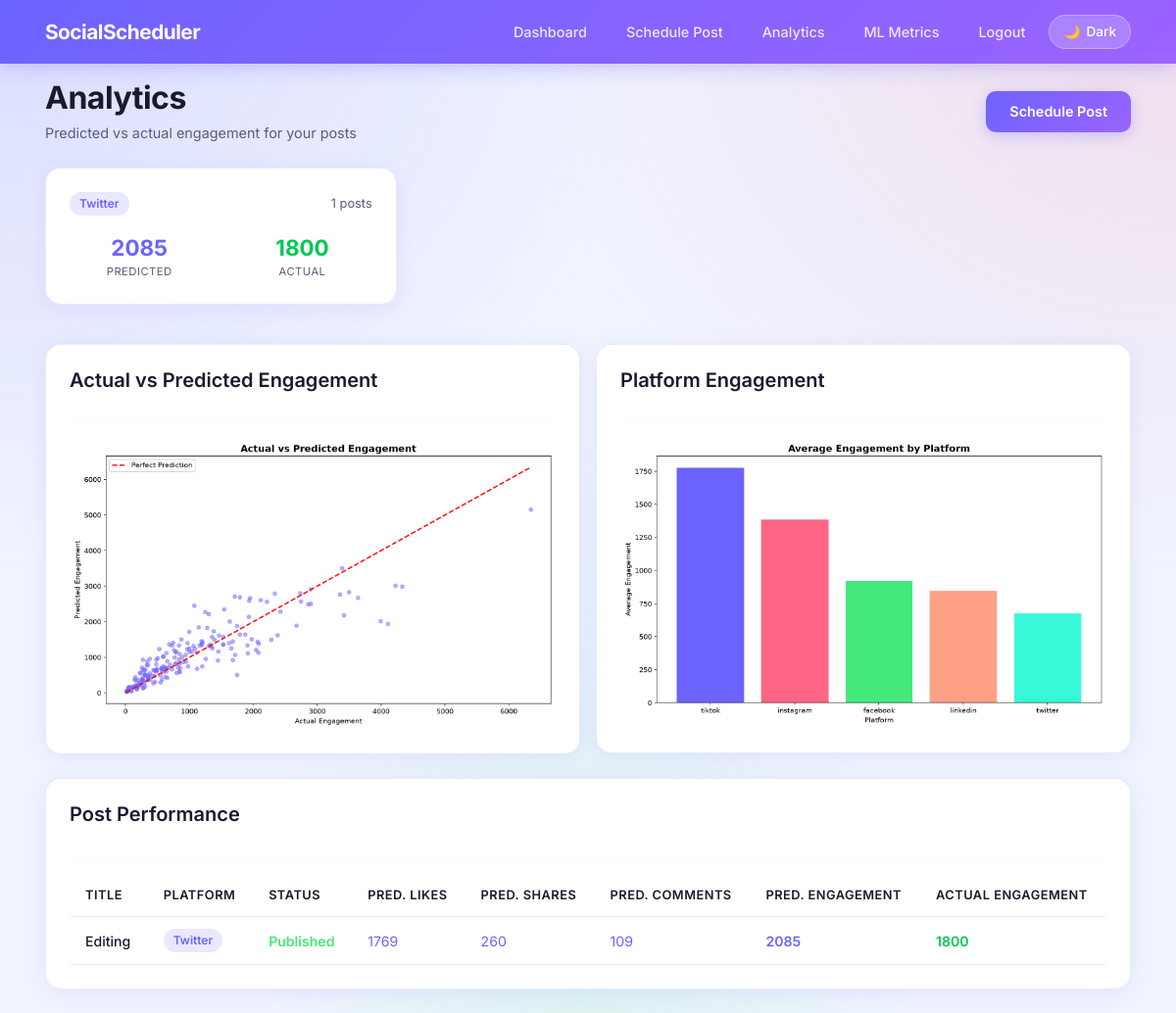
Page /analytics (signed in) on the committed database.
### models.py (models this page shows)
class Post(db.Model):
    id = db.Column(db.Integer, primary_key=True)
    title = db.Column(db.String(200), nullable=False)
    content = db.Column(db.Text, nullable=False)
    platform = db.Column(db.String(50), nullable=False)
    post_type = db.Column(db.String(50), nullable=False)
    scheduled_time = db.Column(db.DateTime, nullable=False)
    status = db.Column(db.String(20), default='scheduled')
    hashtags = db.Column(db.Integer, default=0)
    mentions = db.Column(db.Integer, default=0)
    has_image = db.Column(db.Boolean, default=False)
    has_video = db.Column(db.Boolean, default=False)
    word_count = db.Column(db.Integer, default=0)
    predicted_likes = db.Column(db.Float, default=0)
    predicted_shares = db.Column(db.Float, default=0)
    predicted_comments = db.Column(db.Float, default=0)
    predicted_engagement = db.Column(db.Float, default=0)
    actual_likes = db.Column(db.Float, default=0)
    actual_shares = db.Column(db.Float, default=0)
    actual_comments = db.Column(db.Float, default=0)
    created_at = db.Column(db.DateTime, default=datetime.utcnow)
    user_id = db.Column(db.Integer, db.ForeignKey('user.id'), nullable=False)

### app.py (the view)
@app.route('/analytics')
@login_required
def analytics():
    posts = Post.query.filter_by(user_id=current_user.id).all()
    platform_data = {}
    for post in posts:
        if post.platform not in platform_data:
            platform_data[post.platform] = {
                'predicted': 0,
                'actual': 0,
                'count': 0
            }
        platform_data[post.platform]['predicted'] += post.predicted_engagement
        platform_data[post.platform]['actual'] += (
            post.actual_likes + post.actual_shares + post.actual_comments)
        platform_data[post.platform]['count'] += 1
    return render_template('analytics.html',
                         posts=posts,
                         platform_data=platform_data)

### app.py (called while the page is built)
@login_manager.user_loader
def load_user(user_id):
    return db.session.get(User, int(user_id))

### templates/analytics.html
{% extends "base.html" %}
{% block content %}
<div class="mt-3">
    <div class="d-flex justify-content-between align-items-center mb-4">
        <div>
            <h2 class="mb-1">Analytics</h2>
            <p class="mb-0" style="font-size: 0.9rem;">
                Predicted vs actual engagement for your posts
            </p>
        </div>
        <a href="/schedule" class="btn btn-primary">Schedule Post</a>
    </div>
    {% if platform_data %}
    <div class="row g-3 mb-4">
        {% for platform, data in platform_data.items() %}
        <div class="col-md-4 mb-3">
            <div class="card p-4">
                <div class="d-flex justify-content-between align-items-center mb-3">
                    <span class="platform-badge platform-{{ platform }}">
                        {{ platform }}
                    </span>
                    <span style="color: var(--text-secondary); font-size: 0.8rem;">
                        {{ data.count }} posts
                    </span>
                </div>
                <div class="row text-center">
                    <div class="col-6">
                        <div style="font-size: 1.4rem; font-weight: 700; color: var(--accent);">
                            {{ data.predicted | int }}
                        </div>
                        <div style="font-size: 0.7rem; color: var(--text-secondary);
                                    text-transform: uppercase; letter-spacing: 0.5px;">
                            Predicted
                        </div>
                    </div>
                    <div class="col-6">
                        <div style="font-size: 1.4rem; font-weight: 700; color: var(--accent-3);">
                            {{ data.actual | int }}
                        </div>
                        <div style="font-size: 0.7rem; color: var(--text-secondary);
                                    text-transform: uppercase; letter-spacing: 0.5px;">
                            Actual
                        </div>
                    </div>
                </div>
            </div>
        </div>
        {% endfor %}
    </div>
    {% endif %}
    <div class="row g-3 mb-4">
        <div class="col-md-6">
            <div class="card p-4">
                <h5 class="mb-3">Actual vs Predicted Engagement</h5>
                <hr>
                <img src="/static/actual_vs_predicted.png"
                     alt="Actual vs Predicted"
                     class="img-fluid" style="border-radius: 8px;">
            </div>
        </div>
        <div class="col-md-6">
            <div class="card p-4">
                <h5 class="mb-3">Platform Engagement</h5>
                <hr>
                <img src="/static/platform_engagement.png"
                     alt="Platform Engagement"
                     class="img-fluid" style="border-radius: 8px;">
            </div>
        </div>
    </div>
    <div class="card p-4">
        <h5 class="mb-3">Post Performance</h5>
        <hr>
        {% if posts %}
        <div class="table-responsive">
            <table class="table table-hover mb-0">
                <thead>
                    <tr>
                        <th>Title</th>
                        <th>Platform</th>
                        <th>Status</th>
                        <th>Pred. Likes</th>
                        <th>Pred. Shares</th>
                        <th>Pred. Comments</th>
                        <th>Pred. Engagement</th>
                        <th>Actual Engagement</th>
                    </tr>
                </thead>
                <tbody>
                    {% for post in posts %}
                    <tr>
                        <td style="color: var(--text-primary); font-weight: 500;">
                            {{ post.title }}
                        </td>
                        <td>
                            <span class="platform-badge platform-{{ post.platform }}">
                                {{ post.platform }}
                            </span>
                        </td>
                        <td>
                            <span class="status-{{ post.status }}">
                                {{ post.status | capitalize }}
                            </span>
                        </td>
                        <td style="color: var(--accent);">
                            {{ post.predicted_likes | int }}
                        </td>
                        <td style="color: var(--accent);">
                            {{ post.predicted_shares | int }}
                        </td>
                        <td style="color: var(--accent);">
                            {{ post.predicted_comments | int }}
                        </td>
                        <td style="color: var(--accent); font-weight: 600;">
                            {{ post.predicted_engagement | int }}
                        </td>
                        <td style="color: var(--accent-3); font-weight: 600;">
                            {{ (post.actual_likes + post.actual_shares + post.actual_comments) | int }}
                        </td>
                    </tr>
                    {% endfor %}
                </tbody>
            </table>
        </div>
        {% else %}
        <div class="text-center py-5">
            <h5>No posts yet</h5>
            <p>Schedule your first post to see analytics.</p>
            <a href="/schedule" class="btn btn-primary mt-2">Schedule Post</a>
        </div>
        {% endif %}
    </div>
</div>
{% endblock %}

### templates/base.html (style rules this page uses)
:root[data-theme="light"] { --bg-primary: #f0f4ff; --bg-secondary: #e8ecff; --bg-card: rgba(255, 255, 255, 0.98); --text-primary: #1a1a2e; --text-secondary: #5a5a7a; --accent: #6c63ff; --accent-2: #ff6584; --accent-3: #00c853; --accent-4: #fda085; --border: rgba(108, 99, 255, 0.15); --navbar-bg: rgba(255, 255, 255, 0.98); --input-bg: rgba(240, 244, 255, 0.9); --shadow: rgba(108, 99, 255, 0.1); }
* { margin: 0; padding: 0; box-sizing: border-box; }
body { background-color: var(--bg-primary); color: var(--text-primary); font-family: 'Inter', sans-serif; min-height: 100vh; transition: background-color 0.3s ease, color 0.3s ease; }
body::before { content: ''; position: fixed; top: 0; left: 0; width: 100%; height: 100%; background: radial-gradient(ellipse at 0% 0%, rgba(108, 99, 255, 0.15) 0%, transparent 40%), radial-gradient(ellipse at 100% 0%, rgba(255, 101, 132, 0.15) 0%, transparent 40%), radial-gradient(ellipse at 50% 100%, rgba(67, 233, 123, 0.1) 0%, transparent 40%); pointer-events: none; z-index: 0; }
.card { background: var(--bg-card); border: 1px solid var(--border); border-radius: 16px; box-shadow: 0 4px 20px var(--shadow); animation: fadeInUp 0.4s ease; backdrop-filter: blur(10px); transition: all 0.3s ease; }
.btn-primary { background: linear-gradient(135deg, #6c63ff, #9c63ff); border: none; color: #ffffff; font-weight: 600; padding: 10px 24px; border-radius: 10px; transition: all 0.3s ease; font-size: 0.9rem; box-shadow: 0 4px 15px rgba(108, 99, 255, 0.3); }
h1, h2 { color: var(--text-primary) !important; font-weight: 700; letter-spacing: -0.5px; }
h3, h4, h5 { color: var(--text-primary) !important; font-weight: 600; }
p { color: var(--text-secondary); line-height: 1.6; }
a { color: var(--accent); text-decoration: none; transition: color 0.2s ease; }
hr { border-color: var(--border) !important; margin: 16px 0; }
.table td, .table th { border-color: var(--border); color: var(--text-secondary); padding: 12px 16px; font-size: 0.88rem; vertical-align: middle; }
.table thead th { color: var(--text-primary); font-weight: 600; font-size: 0.8rem; letter-spacing: 0.5px; text-transform: uppercase; }
.platform-badge { padding: 3px 10px; border-radius: 20px; font-size: 0.75rem; font-weight: 600; text-transform: capitalize; display: inline-block; }
.platform-twitter { background: rgba(108, 99, 255, 0.15); color: #6c63ff; }
.status-published { color: #43e97b; font-weight: 600; }

### rows in the picture
Post: platform "Twitter", count "1", predicted "2085", actual "1800", title "Editing", status "Published", predicted_likes "1769", predicted_shares "260", predicted_comments "109", predicted_engagement "2085", actual_likes+actual_shares+actual_comments "1800"
